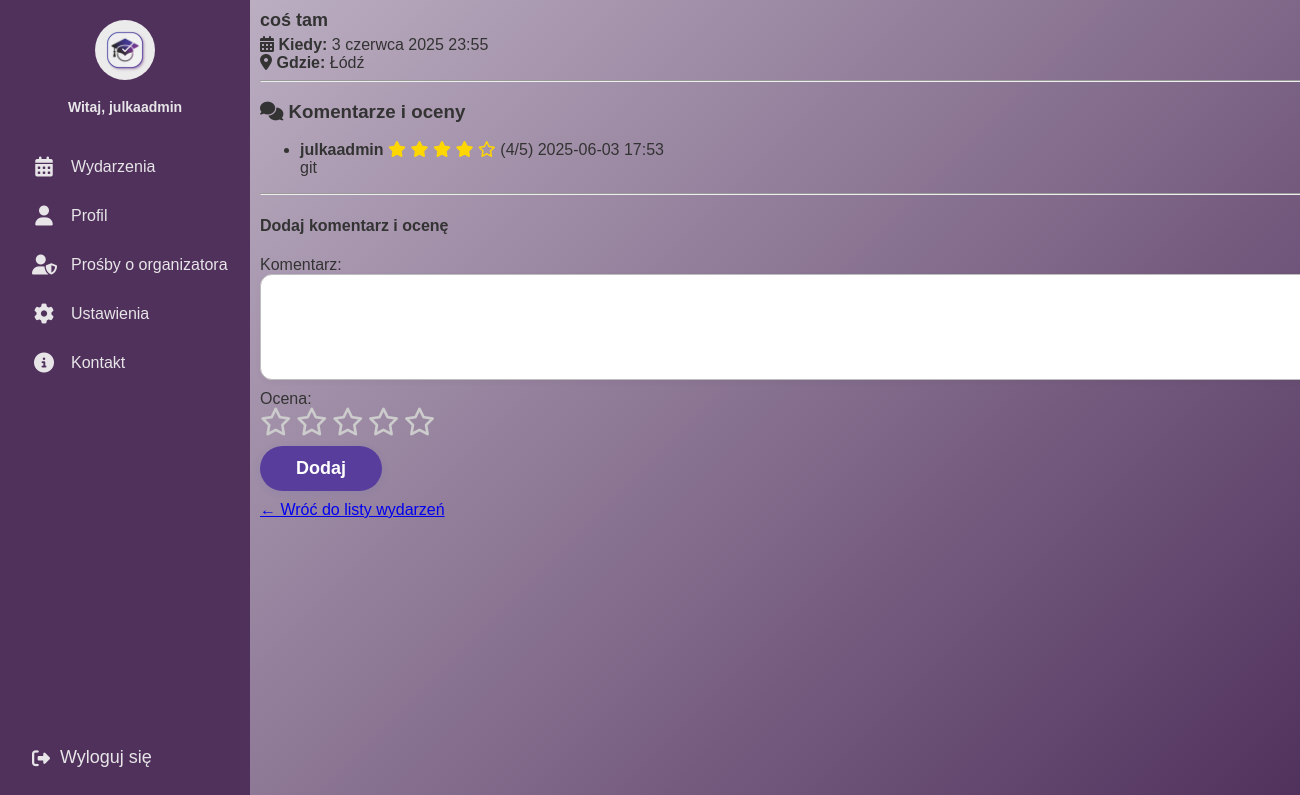
Screenshot of /events/event/14/ (signed in) with the database file from the repository.
### events/models.py (models this page shows, shortened)
class Event(models.Model):
    title = models.CharField("Tytuł", max_length=200)
    description = models.TextField("Opis wydarzenia")
    date = models.DateTimeField("Data")
    location = models.CharField("Lokalizacja", max_length=200)
    created_by = models.ForeignKey(User, on_delete=models.CASCADE, related_name="created_events")

class EventComment(models.Model):
    event = models.ForeignKey(Event, on_delete=models.CASCADE, related_name="comments")
    user = models.ForeignKey(User, on_delete=models.CASCADE)
    comment = models.TextField("Komentarz")
    rating = models.PositiveSmallIntegerField("Ocena", choices=[(i, i) for i in range(1, 6)])
    created_at = models.DateTimeField(auto_now_add=True)

### events/views.py (the view)
# urls.py: path('event/<int:event_id>/', views.event_detail, name='event_detail'),
@login_required
def event_detail(request, event_id):
    event = get_object_or_404(Event, id=event_id)
    comments = event.comments.select_related('user').order_by('-created_at')
    avg_rating = event.comments.aggregate(avg=Avg('rating'))['avg']
    if request.method == 'POST':
        form = EventCommentForm(request.POST)
        if form.is_valid():
            comment = form.save(commit=False)
            comment.event = event
            comment.user = request.user
            comment.save()
            messages.success(request, "Twój komentarz został dodany.")
            return redirect('event_detail', event_id=event.id)
    else:
        form = EventCommentForm()
        return render(request, 'events/event_detail.html', {
        'event': event,
        'comments': comments,
        'form': form,
        'avg_rating': round(avg_rating or 0, 2),
    })

### events/forms.py
class EventCommentForm(forms.ModelForm):
    class Meta:
        model = EventComment
        fields = ['comment', 'rating']
        widgets = {
            'comment': forms.Textarea(attrs={'rows': 3}),
            'rating': forms.Select(choices=[(i, i) for i in range(1, 6)]),
        }

### templates/events/event_detail.html (shortened to what this page needs)
{% extends "base.html" %}
{% load static %}
{% block content %}
<link rel="stylesheet" href="https://cdnjs.cloudflare.com/ajax/libs/font-awesome/6.4.0/css/all.min.css">
<link rel="stylesheet" href="{% static 'css/home.css' %}">
<link rel="stylesheet" href="{% static 'css/events.css' %}">
<div class="main-content">
  <div class="event-detail-card">
    <h2 class="event-title">{{ event.title }}</h2>
    <div class="event-meta">
      <span><i class="fas fa-calendar-alt"></i> <strong>Kiedy:</strong> {{ event.date }}</span><br>
      <span><i class="fas fa-map-marker-alt"></i> <strong>Gdzie:</strong> {{ event.location }}</span>
    </div>
    <hr>
    <div class="event-comments-section">
      <h3><i class="fas fa-comments"></i> Komentarze i oceny</h3>
      <ul class="comments-list">
        {% for comment in comments %}
          <li class="comment-item">
            <div class="comment-header">
              <strong>{{ comment.user.username }}</strong>
              <span class="comment-rating">
                {% for i in "12345"|make_list %}
                  {% if forloop.counter <= comment.rating %}
                    <i class="fas fa-star" style="color:gold"></i>
                  {% else %}
                    <i class="far fa-star" style="color:gold"></i>
                  {% endif %}
                {% endfor %}
                ({{ comment.rating }}/5)
              </span>
              <span class="comment-date">{{ comment.created_at|date:"Y-m-d H:i" }}</span>
            </div>
            <div class="comment-body">
              {{ comment.comment }}
            </div>
          </li>
        {% empty %}
          <li class="event-empty">Brak komentarzy.</li>
        {% endfor %}
      </ul>
    </div>
    <hr>
    {% if user.is_authenticated %}
      <div class="add-comment-section">
        <h4>Dodaj komentarz i ocenę</h4>
        <form method="post" class="comment-form" id="comment-form">
          <div class="form-group">
            {{ form.comment.label_tag }}
            {{ form.comment }}
          </div>
          <div class="form-group">
            <label>Ocena:</label>
            <span id="star-rating">
              {% for i in "12345"|make_list %}
                <i class="fa-star far" data-value="{{ forloop.counter }}"></i>
              {% endfor %}
            </span>
          </div>
          <button type="submit" class="enroll-button">Dodaj</button>
        </form>
      </div>
    {% else %}
      <p><a href="{% url 'login' %}">Zaloguj się</a>, aby dodać komentarz.</p>
    {% endif %}
    <a href="{% url 'events_list' %}" class="back-link">← Wróć do listy wydarzeń</a>
  </div>
</div>
{% endblock %}

### templates/base.html (shortened to what this page needs)
{% load static %}
<!DOCTYPE html>
<html>
<head>
  <link rel="stylesheet" href="https://cdnjs.cloudflare.com/ajax/libs/font-awesome/6.4.0/css/all.min.css">
  <link rel="stylesheet" href="{% static 'css/home.css' %}">
</head>
<body>
<div class="sidebar">
  <div class="top">
    <div class="logo">
      <a href="{% url 'home' %}">
        <img src="{% static 'images/logo.jpeg' %}" alt="Logo">
      </a>
      {% if user.is_authenticated %}
        <span class="username">Witaj, {{ user.username }}</span>
      {% endif %}
    </div>
    <div class="menu">
      <a href="{% url 'events_list' %}">
        <i class="fas fa-calendar-alt"></i>
        <span class="label">Wydarzenia</span>
      </a>
      <a href="#">
        <i class="fas fa-user"></i>
        <span class="label">Profil</span>
      </a>
      {% if user.is_authenticated %}
        {% for group in user.groups.all %}
          {% if group.name == "admin" %}
            <a href="/accounts/organizer-requests">
              <i class="fas fa-user-shield"></i>
              <span class="label">Prośby o organizatora</span>
            </a>
          {% endif %}
        {% endfor %}
      {% endif %}
      <a href="#">
        <i class="fas fa-cog"></i>
        <span class="label">Ustawienia</span>
      </a>
      <a href="#">
        <i class="fas fa-info-circle"></i>
        <span class="label">Kontakt</span>
      </a>
    </div>
  </div>
  <div class="bottom">
    <form action="{% url 'logout' %}" method="post">
      <button type="submit">
        <i class="fas fa-sign-out-alt"></i>
        <span class="logout-label">Wyloguj się</span>
      </button>
    </form>
  </div>
</div>
  <main>
    <div class="main-content">
    {% block content %}
    {% endblock content %}
  </main>
</body>
</html>

### static/css/home.css (style rules this page uses)
:root { --light-purple: #CABFCF; --dark-purple: #50315C; --medium-purple: #583D9C; --white: #E7E5E8; --blue-purple: #4941A1; }
body { margin: 0; font-family: 'Arial', sans-serif; background: linear-gradient(135deg, var(--light-purple), var(--dark-purple)); display: flex; height: 100vh; overflow: hidden; }
.sidebar { background-color: var(--dark-purple); width: 250px; overflow: hidden; display: flex; flex-direction: column; justify-content: space-between; color: var(--white); height: 100vh; position: fixed; left: 0; top: 0; z-index: 10; }
.sidebar .username, .menu .label, .sidebar .logout-label { display: block !important; }
.sidebar .top, .sidebar .bottom { padding: 20px; }
.sidebar .logo { display: flex; flex-direction: column; align-items: center; }
.sidebar .logo img { width: 60px; height: 60px; border-radius: 50%; margin-bottom: 10px; transition: width 0.3s ease, height 0.3s ease; }
.sidebar .username { font-weight: 600; font-size: 14px; text-align: left; margin-top: 5px; }
.menu { margin-top: 30px; }
.menu a { display: flex; align-items: center; gap: 15px; color: var(--white); text-decoration: none; padding: 12px; border-radius: 8px; transition: background 0.2s; white-space: nowrap; margin-bottom: 5px; }
.menu .label { font-size: 16px; }
.sidebar .menu i { font-size: 20px; min-width: 24px; text-align: center; }
.sidebar .bottom form { margin: 0; }
.sidebar .bottom button { background: none; border: none; color: var(--white); font-size: 18px; cursor: pointer; display: flex; align-items: center; gap: 10px; padding: 12px; width: 100%; text-align: left; border-radius: 8px; transition: background 0.2s; }
.main-content { flex: 1; min-height: 100vh; width: 100vw; max-width: 91%; box-sizing: border-box; padding-left: 40px; padding-top: 5px; margin-left: 90px; transition: margin-left 0.4s ease; overflow-y: auto; color: #333; }

### static/css/events.css (style rules this page uses)
.form-group { flex: 1 1 45%; display: flex; flex-direction: column; }
.event-title { font-size: 18px; margin: 0 0 5px 0; }

### templates/events/event_detail.html (style rules this page uses)
#star-rating .fa-star { font-size: 28px; color: gold; cursor: pointer; transition: color 0.2s; }
#star-rating .fa-star.far { color: #ccc; }
.comment-form textarea, textarea[name="comment"] { width: 100%; min-height: 80px; border-radius: 12px; border: 1.5px solid #bdbdbd; background: #fff; padding: 12px; font-size: 16px; resize: vertical; box-shadow: 0 2px 6px rgba(0,0,0,0.04); margin-bottom: 10px; }
.enroll-button { display: inline-block; padding: 12px 36px; background-color: #583d9c; color: #fff; font-size: 18px; font-weight: bold; border: none; border-radius: 28px; box-shadow: 0 2px 8px rgba(30,94,208,0.08); cursor: pointer; transition: background 0.2s, box-shadow 0.2s; margin-top: 10px; margin-bottom: 10px; }

### rows the page displays
Event: title "coś tam", date "3 czerwca 2025 23:55", location "Łódź"
EventComment: user.username "julkaadmin", rating "4", created_at "2025-06-03 17:53", comment "git"

### other values shown
{{ user.username }} "julkaadmin"
